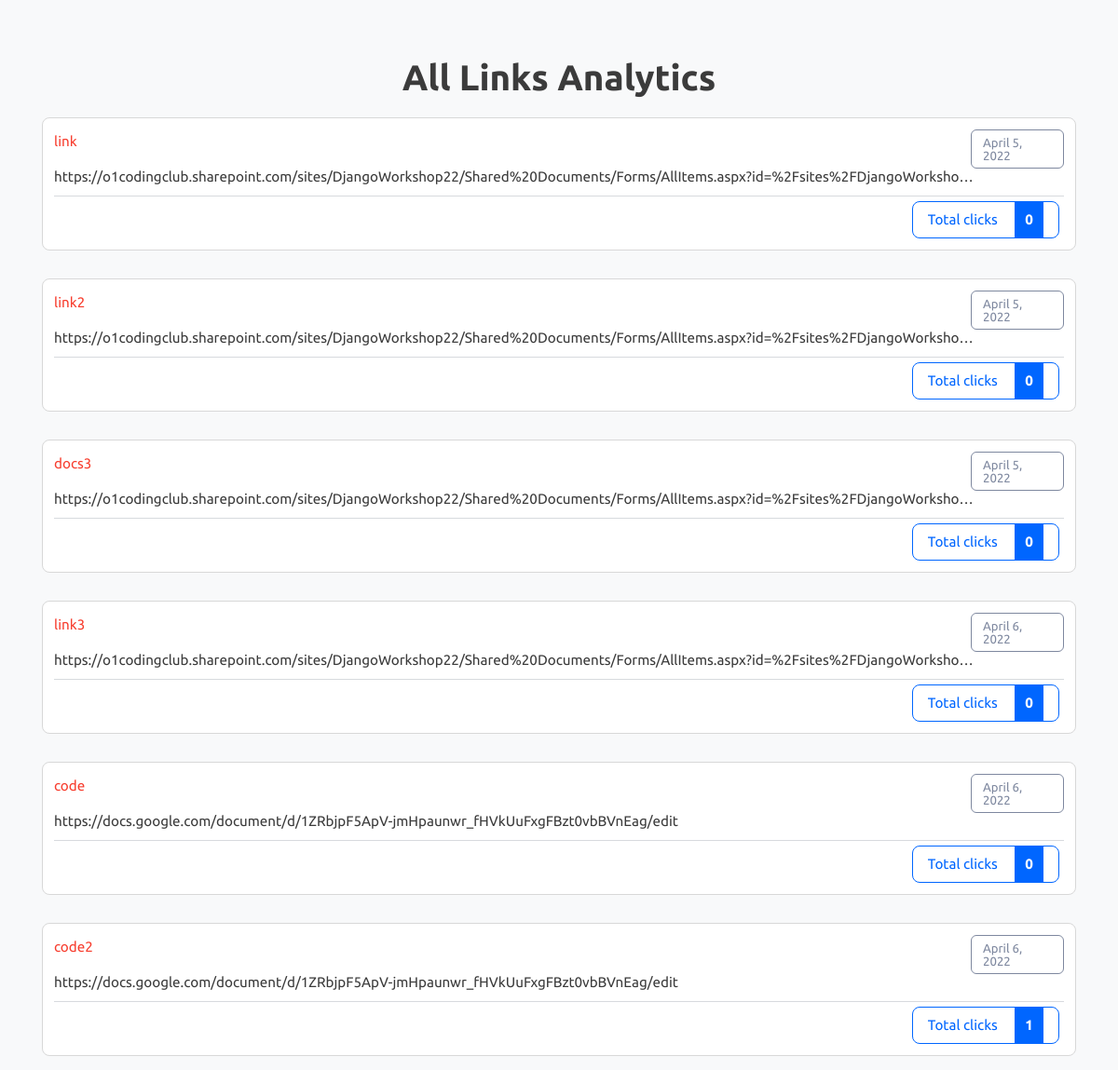
Page /all-analytics on the committed database.
### myapp/models.py (models this page shows)
class LongToShort(models.Model):
    long_url = models.URLField(max_length=500)
    short_url = models.CharField(max_length = 50, unique = True)
    date = models.DateField(auto_now_add= True)
    clicks = models.IntegerField(default= 0)

### myapp/views.py (the view)
# urls.py: path('all-analytics', views.all_analytics),
def all_analytics(request):
    rows = LongToShort.objects.all()
    context = {
        "rows" : rows
    }
    return render(request, "all-analytics.html", context)

### myapp/templates/all-analytics.html (shortened to what this page needs)
{% load static %}
<!DOCTYPE html>
<html lang="en" class="">
<head>
	<link rel="stylesheet" href="{% static 'bootstrap.min.css' %}" type="text/css" media="screen">
	<link rel="stylesheet" href="{% static 'style.css' %}" type="text/css" media="screen">
</head>
<body class="pace-done lout_stats30">
	<main id="content" role="main" class="wyniki wyniki_all">
		<div class="container">
			<div class="row">
				<div class="col-12 page_log_in mt-0">
					<h2 class="h1" style="text-align: center;">All Links Analytics</h2>
				</div>
				{% for obj in rows %}
				<div class="url_options url_stats_o" id="1">
					<p class="data_link">{{ obj.date }}</p>
					<p class="url_link">
						{{ obj.long_url }}
					</p>
					<p id="link" class="link_element">
						<a href="/analytics/{{ obj.short_url }}" class="short_url_l" target="blank">
							{{ obj.short_url }}</a>
					</p>
					<div class="stats_total btn-cutt click_stats btn_norm">
						<div>Total clicks <strong class="allClicks">{{ obj.clicks }}</strong></div>
					</div>
				</div>
				{% endfor %}
			</div>
		</div>
	</main>
</body>
</html>

### rows in the picture
LongToShort: date "April 5, 2022", long_url "https://o1codingclub.sharepoint.com/sites/DjangoWorkshop22/Shared%20Documents/Forms/AllItems.aspx?id=%2Fsites%2FDjangoWorksho…", short_url "link", clicks "0"
LongToShort: date "April 5, 2022", long_url "https://o1codingclub.sharepoint.com/sites/DjangoWorkshop22/Shared%20Documents/Forms/AllItems.aspx?id=%2Fsites%2FDjangoWorksho…", short_url "link2", clicks "0"
LongToShort: date "April 5, 2022", long_url "https://o1codingclub.sharepoint.com/sites/DjangoWorkshop22/Shared%20Documents/Forms/AllItems.aspx?id=%2Fsites%2FDjangoWorksho…", short_url "docs3", clicks "0"
LongToShort: date "April 6, 2022", long_url "https://o1codingclub.sharepoint.com/sites/DjangoWorkshop22/Shared%20Documents/Forms/AllItems.aspx?id=%2Fsites%2FDjangoWorksho…", short_url "link3", clicks "0"
LongToShort: date "April 6, 2022", long_url "https://docs.google.com/document/d/1ZRbjpF5ApV-jmHpaunwr_fHVkUuFxgFBzt0vbBVnEag/edit", short_url "code", clicks "0"
LongToShort: date "April 6, 2022", long_url "https://docs.google.com/document/d/1ZRbjpF5ApV-jmHpaunwr_fHVkUuFxgFBzt0vbBVnEag/edit", short_url "code2", clicks "1"
